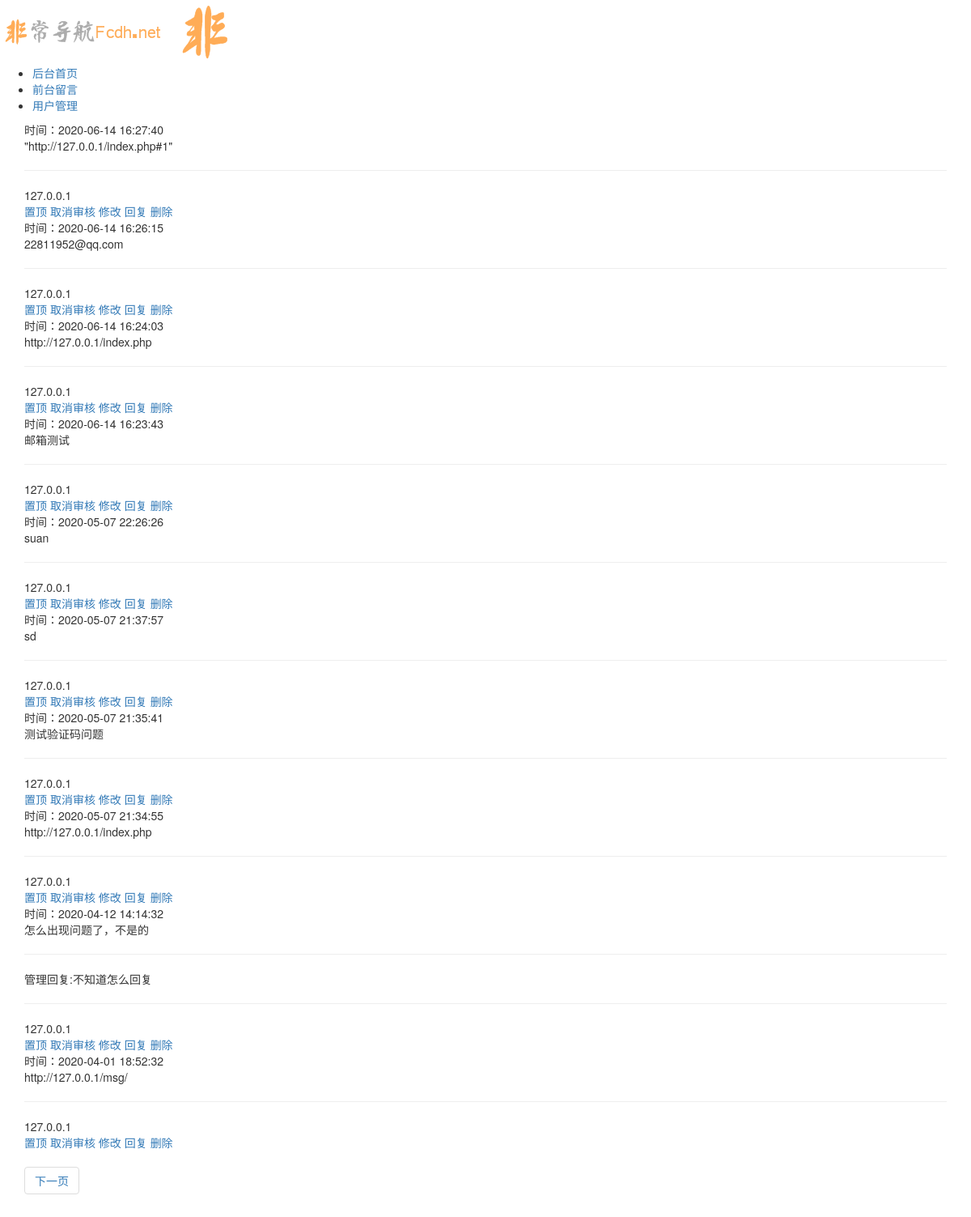
The app's page /adminhou/新建文件夹/index.php (signed in) with its own data.
### tables this page shows
CREATE TABLE content (id integer NOT NULL, content text, addtime integer, ip text, email TEXT, reply text, verify integer, top integer, PRIMARY KEY (id));

### adminhou/新建文件夹/index.php (the view, shortened to what this page needs)
<?php
include 'admin.php';
$page=intval(@$_GET['page']);
if(!$page) $page=1;
$pagesize=10;
$offset=($page-1)*$pagesize;
$res=$db->query("select count(id) from content")->fetch();
$total=$res[0];
$pages=ceil($total/$pagesize);
$res=$db->query("select * from content order by top desc,addtime desc limit $offset,$pagesize")->fetchAll();
?>
<!DOCTYPE html>
<html>
<head>
    <link rel="stylesheet" href="../bootstrap/css/bootstrap.min.css">
</head>
<body>
    <?php include 'head.php';?>
    <div class="container-fluid">
        <div class="col-lg-12 mt-3">
                <?php
foreach($res as $r){
?>
<div class="card mb-3" style="font-size:14px;">
  <div class="card-header">时间：<?php echo date('Y-m-d H:i:s',$r['addtime']);?></div>
  <div class="card-body">
<?php echo $r['content'];?><hr><?php if($r['reply']){?>管理回复:<?php echo $r['reply'];?><hr><?php }?><?php echo $r['ip'];?></div>
  <div class="card-footer"><?php if($r['top']==1){?>
                        <a href="top.php?id=<?php echo $r['id']?>&cancel=1" onclick="return window.confirm('是否取消置顶？')">取消置顶</a>
                        <?php }else{ ?>
                        <a href="top.php?id=<?php echo $r['id']?>" onclick="return window.confirm('是否置顶？')">置顶</a>
                        <?php }?>
                        <?php if($r['verify']==1){?>
                        <a href="verify.php?id=<?php echo $r['id']?>&cancel=1" onclick="return window.confirm('是否取消审核？')">取消审核</a>
                        <?php }else{ ?>
                        <a href="verify.php?id=<?php echo $r['id']?>" onclick="return window.confirm('是否通过审核？')">审核</a>
                        <?php }?>
                        <a href="edit.php?id=<?php echo $r['id']?>">修改</a>
                        <a href="reply.php?id=<?php echo $r['id']?>">回复</a>
                        <a href="del.php?id=<?php echo $r['id'];?>" onclick="return window.confirm('是否删除？')">删除</a></div>
</div>
                <?php
}
?>
            <nav aria-label="Page navigation ">
                <ul class="pagination" id="pager">
                    <?php
if($pages>$page){
?>
                    <li class="page-item">
                        <a href="?page=<?php echo $page+1;?>" class="page-link" id="next">下一页</a>
                    </li>
                    <?php
}
?>
                </ul>
            </nav>
        </div>
    </div>
</body>
</html>

### adminhou/head.php (shortened to what this page needs)
<div id="sidebar"class="toggle-others">
		<div class="ti-fix">
                <header class="logo-env">
                    <div class="logo">
                        <a href="http://www.fcdh.net/" class="logo-expanded">
                            <img src="../assets/images/logo@2x.png"alt="非常导航之电脑版本logo" />
                        </a>
                        <a href="http://www.fcdh.net/" class="logo-collapsed">
                            <img src="../assets/images/logo-collapsed@2x.png"alt="非常导航之手机版本logo" />
                        </a>
                    </div>
                </header>
                <ul id="menu">
                    <li>
                        <a href="./"class="smooth">
                            <span>后台首页</span>
                        </a>
                    </li>
                    <li>
                        <a href="../"class="smooth">
                            <span>前台留言</span>
                        </a>
                    </li>
                    <li>
                        <a href="user.php"class="smooth">
                            <span>用户管理</span>
                        </a>
                    </li>
                </ul>
        </div>
</div>

### records on screen
content: addtime "2020-06-14 16:27:40", content "\"http://127.0.0.1/index.php#1\"", ip "127.0.0.1"
content: addtime "2020-06-14 16:26:15", content "22811952@qq.com", ip "127.0.0.1"
content: addtime "2020-06-14 16:24:03", content "http://127.0.0.1/index.php", ip "127.0.0.1"
content: addtime "2020-06-14 16:23:43", content "邮箱测试", ip "127.0.0.1"
content: addtime "2020-05-07 22:26:26", content "suan", ip "127.0.0.1"
content: addtime "2020-05-07 21:37:57", content "sd", ip "127.0.0.1"
content: addtime "2020-05-07 21:35:41", content "测试验证码问题", ip "127.0.0.1"
content: addtime "2020-05-07 21:34:55", content "http://127.0.0.1/index.php", ip "127.0.0.1"
content: addtime "2020-04-12 14:14:32", content "怎么出现问题了，不是的", reply "不知道怎么回复", ip "127.0.0.1"
content: addtime "2020-04-01 18:52:32", content "http://127.0.0.1/msg/", ip "127.0.0.1"
